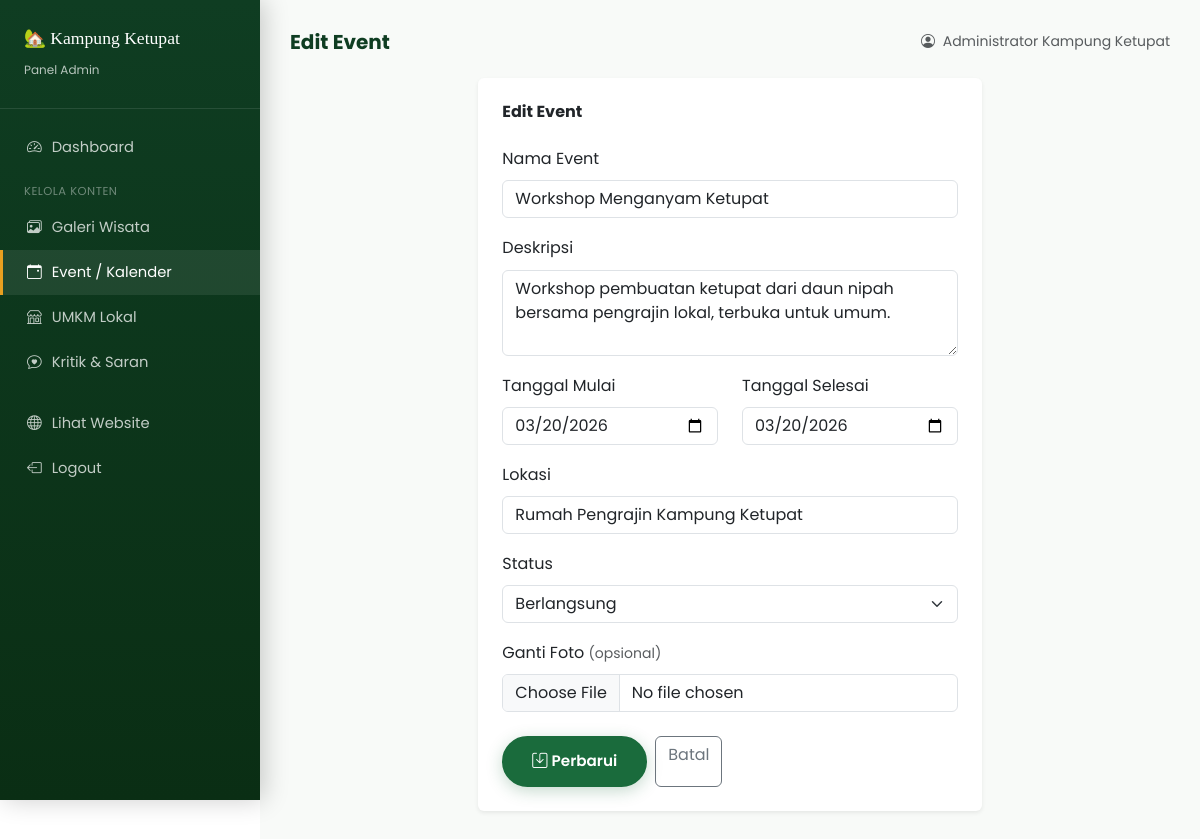
/admin/event?action=edit&id=2 (signed in), run on the app's committed database.
### tables this page shows
CREATE TABLE event (
    id INT PRIMARY KEY AUTO_INCREMENT,
    nama_event VARCHAR(200) NOT NULL,
    deskripsi TEXT,
    tanggal_mulai DATE NOT NULL,
    tanggal_selesai DATE,
    lokasi VARCHAR(255) DEFAULT 'Kampung Ketupat Warna Warni, Samarinda',
    foto VARCHAR(255),
    status ENUM('akan_datang','berlangsung','selesai') DEFAULT 'akan_datang',
    created_at TIMESTAMP DEFAULT CURRENT_TIMESTAMP
);

### model/EventModel.php (called while the page is built, shortened)
<?php
class EventModel {
    private $db;
    public function __construct($koneksi) {
        $this->db = $koneksi;
    }
    public function getById($id) {
        $stmt = $this->db->prepare("SELECT * FROM event WHERE id = ?");
        $stmt->bind_param('i', $id);
        $stmt->execute();
        return $stmt->get_result()->fetch_assoc();
    }
}

### view/admin/event/edit.php (the view, shortened to what this page needs)
<?php $menu_aktif = 'event'; require_once BASE_PATH . '/view/admin/layout_admin_header.php'; ?>
<div class="row justify-content-center"><div class="col-lg-7">
<div class="card border-0 shadow-sm"><div class="card-body p-4">
<h6 class="fw-bold mb-4">Edit Event</h6>
<form action="<?= BASE_URL ?>/aksi/edit-event" method="POST" enctype="multipart/form-data">
  <div class="mb-3"><label class="form-label fw-500">Nama Event</label>
    <input type="text" name="nama_event" class="form-control" value="<?= htmlspecialchars($data_event['nama_event']) ?>" required /></div>
  <div class="mb-3"><label class="form-label fw-500">Deskripsi</label>
    <textarea name="deskripsi" class="form-control" rows="3"><?= htmlspecialchars($data_event['deskripsi'] ?? '') ?></textarea></div>
  <div class="row mb-3">
    <div class="col"><label class="form-label fw-500">Tanggal Mulai</label>
      <input type="date" name="tanggal_mulai" class="form-control" value="<?= $data_event['tanggal_mulai'] ?>" required /></div>
    <div class="col"><label class="form-label fw-500">Tanggal Selesai</label>
      <input type="date" name="tanggal_selesai" class="form-control" value="<?= $data_event['tanggal_selesai'] ?>" /></div>
  </div>
  <div class="mb-3"><label class="form-label fw-500">Lokasi</label>
    <input type="text" name="lokasi" class="form-control" value="<?= htmlspecialchars($data_event['lokasi']) ?>" /></div>
  <div class="mb-3"><label class="form-label fw-500">Status</label>
    <select name="status" class="form-select">
      <?php foreach (['akan_datang','berlangsung','selesai'] as $s): ?>
      <option value="<?= $s ?>" <?= $data_event['status']===$s?'selected':'' ?>><?= ucwords(str_replace('_',' ',$s)) ?></option>
      <?php endforeach; ?>
    </select></div>
  <div class="mb-4"><label class="form-label fw-500">Ganti Foto <small class="text-muted">(opsional)</small></label>
    <input type="file" name="foto" class="form-control" accept=".jpg,.jpeg,.png,.webp" /></div>
  <div class="d-flex gap-2">
    <button type="submit" class="btn btn-kk"><i class="bi bi-save me-1"></i>Perbarui</button>
    <a href="<?= BASE_URL ?>/admin/event" class="btn btn-outline-secondary">Batal</a>
  </div>
</form>
</div></div></div></div>
<?php require_once BASE_PATH . '/view/admin/layout_admin_footer.php'; ?>

### assets/css/style.css (style rules this page uses)
:root { --kk-primary: #1a6b3c; --kk-secondary: #e8a020; --kk-accent: #e05c1a; --kk-light: #f4faf6; --kk-dark: #0f3d22; --kk-text: #1c2b1e; --kk-muted: #6b7c6e; --kk-white: #ffffff; --kk-shadow: 0 8px 32px rgba(26, 107, 60, 0.13); --kk-radius: 16px; --kk-radius-sm: 10px; --font-display: 'Playfair Display', Georgia, serif; --font-body: 'Poppins', sans-serif; }
*, *::before, *::after { box-sizing: border-box; margin: 0; padding: 0; }
html { scroll-behavior: smooth; }
body { font-family: var(--font-body); color: var(--kk-text); background: var(--kk-white); line-height: 1.7; padding-top: 80px; }
a { text-decoration: none; transition: all .25s ease; }
.btn-kk { background: var(--kk-primary); color: var(--kk-white); border-radius: 999px; padding: 12px 28px; font-weight: 600; font-size: .95rem; border: 2px solid var(--kk-primary); transition: all .25s ease; box-shadow: 0 4px 16px rgba(26,107,60,0.25); }

### data on the page
event: nama_event "Workshop Menganyam Ketupat", deskripsi "Workshop pembuatan ketupat dari daun nipah bersama pengrajin lokal, terbuka untuk umum.", tanggal_mulai "03/20/2026", tanggal_selesai "03/20/2026", lokasi "Rumah Pengrajin Kampung Ketupat", status "Berlangsung"

### other printed values
$judul_halaman "Edit Event"
$_SESSION['admin']['nama'] "Administrator Kampung Ketupat"
